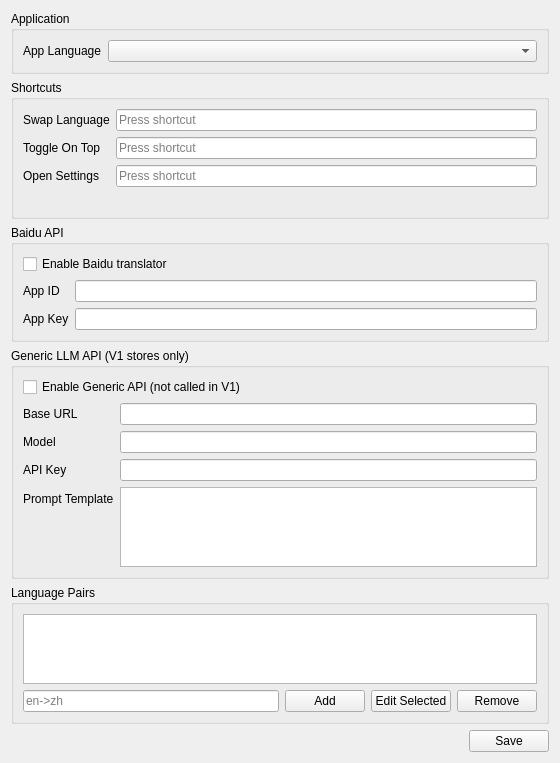
<?xml version="1.0" encoding="UTF-8"?>
<ui version="4.0">
 <class>SettingsWidget</class>
 <widget class="QWidget" name="SettingsWidget">
  <property name="geometry">
   <rect>
    <x>0</x>
    <y>0</y>
    <width>560</width>
    <height>640</height>
   </rect>
  </property>
  <property name="windowTitle">
   <string>Settings</string>
  </property>
  <layout class="QVBoxLayout" name="verticalLayout">
   <item>
    <widget class="QGroupBox" name="appGroup">
     <property name="title">
      <string>Application</string>
     </property>
     <layout class="QFormLayout" name="formLayoutApp">
      <item row="0" column="0">
       <widget class="QLabel" name="labelAppLanguage">
        <property name="text">
         <string>App Language</string>
        </property>
       </widget>
      </item>
      <item row="0" column="1">
       <widget class="QComboBox" name="appLanguageCombo"/>
      </item>
     </layout>
    </widget>
   </item>
   <item>
    <widget class="QGroupBox" name="shortcutsGroup">
     <property name="title">
      <string>Shortcuts</string>
     </property>
     <layout class="QFormLayout" name="formLayoutShortcuts">
      <item row="0" column="0">
       <widget class="QLabel" name="labelSwapShortcut">
        <property name="text">
         <string>Swap Language</string>
        </property>
       </widget>
      </item>
      <item row="0" column="1">
       <widget class="QKeySequenceEdit" name="swapShortcutEdit"/>
      </item>
      <item row="1" column="0">
       <widget class="QLabel" name="labelPinShortcut">
        <property name="text">
         <string>Toggle On Top</string>
        </property>
       </widget>
      </item>
      <item row="1" column="1">
       <widget class="QKeySequenceEdit" name="pinShortcutEdit"/>
      </item>
      <item row="2" column="0">
       <widget class="QLabel" name="labelSettingsShortcut">
        <property name="text">
         <string>Open Settings</string>
        </property>
       </widget>
      </item>
      <item row="2" column="1">
       <widget class="QKeySequenceEdit" name="settingsShortcutEdit"/>
      </item>
      <item row="3" column="0" colspan="2">
       <widget class="QLabel" name="hotkeyStatusLabel">
        <property name="text">
         <string/>
        </property>
        <property name="wordWrap">
         <bool>true</bool>
        </property>
       </widget>
      </item>
     </layout>
    </widget>
   </item>
   <item>
    <widget class="QGroupBox" name="baiduGroup">
     <property name="title">
      <string>Baidu API</string>
     </property>
     <layout class="QFormLayout" name="formLayoutBaidu">
      <item row="0" column="0" colspan="2">
       <widget class="QCheckBox" name="baiduEnabled">
        <property name="text">
         <string>Enable Baidu translator</string>
        </property>
       </widget>
      </item>
      <item row="1" column="0">
       <widget class="QLabel" name="labelBaiduAppId">
        <property name="text">
         <string>App ID</string>
        </property>
       </widget>
      </item>
      <item row="1" column="1">
       <widget class="QLineEdit" name="baiduAppId"/>
      </item>
      <item row="2" column="0">
       <widget class="QLabel" name="labelBaiduAppKey">
        <property name="text">
         <string>App Key</string>
        </property>
       </widget>
      </item>
      <item row="2" column="1">
       <widget class="QLineEdit" name="baiduAppKey">
        <property name="echoMode">
         <enum>QLineEdit::Password</enum>
        </property>
       </widget>
      </item>
     </layout>
    </widget>
   </item>
   <item>
    <widget class="QGroupBox" name="genericGroup">
     <property name="title">
      <string>Generic LLM API (V1 stores only)</string>
     </property>
     <layout class="QFormLayout" name="formLayoutGeneric">
      <item row="0" column="0" colspan="2">
       <widget class="QCheckBox" name="genericEnabled">
        <property name="text">
         <string>Enable Generic API (not called in V1)</string>
        </property>
       </widget>
      </item>
      <item row="1" column="0">
       <widget class="QLabel" name="labelGenericBaseUrl">
        <property name="text">
         <string>Base URL</string>
        </property>
       </widget>
      </item>
      <item row="1" column="1">
       <widget class="QLineEdit" name="genericBaseUrl"/>
      </item>
      <item row="2" column="0">
       <widget class="QLabel" name="labelGenericModel">
        <property name="text">
         <string>Model</string>
        </property>
       </widget>
      </item>
      <item row="2" column="1">
       <widget class="QLineEdit" name="genericModel"/>
      </item>
      <item row="3" column="0">
       <widget class="QLabel" name="labelGenericApiKey">
        <property name="text">
         <string>API Key</string>
        </property>
       </widget>
      </item>
      <item row="3" column="1">
       <widget class="QLineEdit" name="genericApiKey">
        <property name="echoMode">
         <enum>QLineEdit::Password</enum>
        </property>
       </widget>
      </item>
      <item row="4" column="0">
       <widget class="QLabel" name="labelGenericPrompt">
        <property name="text">
         <string>Prompt Template</string>
        </property>
       </widget>
      </item>
      <item row="4" column="1">
       <widget class="QPlainTextEdit" name="genericPrompt">
        <property name="minimumSize">
         <size>
          <width>0</width>
          <height>80</height>
         </size>
        </property>
       </widget>
      </item>
     </layout>
    </widget>
   </item>
   <item>
    <widget class="QGroupBox" name="pairGroup">
     <property name="title">
      <string>Language Pairs</string>
     </property>
     <layout class="QVBoxLayout" name="pairLayout">
      <item>
       <widget class="QListWidget" name="pairList"/>
      </item>
      <item>
       <layout class="QHBoxLayout" name="pairEditorLayout">
        <item>
         <widget class="QLineEdit" name="pairEdit">
          <property name="placeholderText">
           <string>en->zh</string>
          </property>
         </widget>
        </item>
        <item>
         <widget class="QPushButton" name="addPairButton">
          <property name="text">
           <string>Add</string>
          </property>
         </widget>
        </item>
        <item>
         <widget class="QPushButton" name="editPairButton">
          <property name="text">
           <string>Edit Selected</string>
          </property>
         </widget>
        </item>
        <item>
         <widget class="QPushButton" name="removePairButton">
          <property name="text">
           <string>Remove</string>
          </property>
         </widget>
        </item>
       </layout>
      </item>
     </layout>
    </widget>
   </item>
   <item>
    <layout class="QHBoxLayout" name="bottomLayout">
     <item>
      <spacer name="horizontalSpacer">
       <property name="orientation">
        <enum>Qt::Horizontal</enum>
       </property>
       <property name="sizeHint" stdset="0">
        <size>
         <width>40</width>
         <height>20</height>
        </size>
       </property>
      </spacer>
     </item>
     <item>
      <widget class="QPushButton" name="saveButton">
       <property name="text">
        <string>Save</string>
       </property>
      </widget>
     </item>
    </layout>
   </item>
  </layout>
 </widget>
 <resources/>
 <connections/>
</ui>
